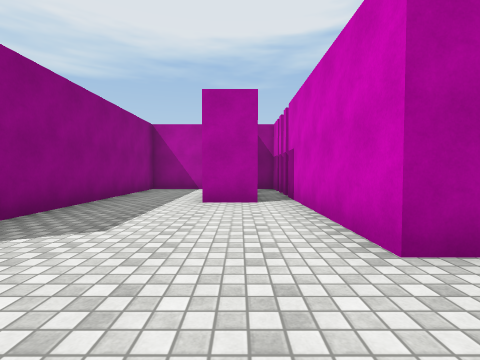
view 1 (above)

14 first-person views from a walk through a Unity game level. The camera is 1.2 m above the floor, tilts 2° down and sees 85° across. The floor is counted in squares, 2 m on a side. Each view is taken from the middle of a square. On the plan, view 1 faces up. The plan holds only what a view shows up to about 9 squares ahead; the rest is blank. The place goes on beyond the plan. Surface patterns are stand-ins for the level's own textures.

view 2
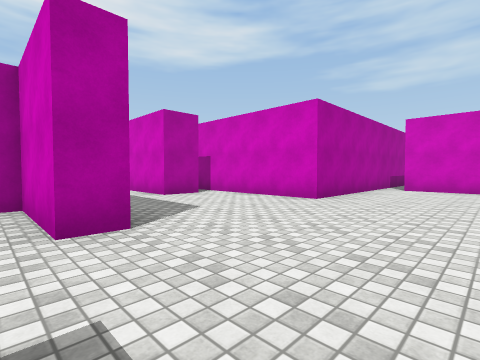

view 3
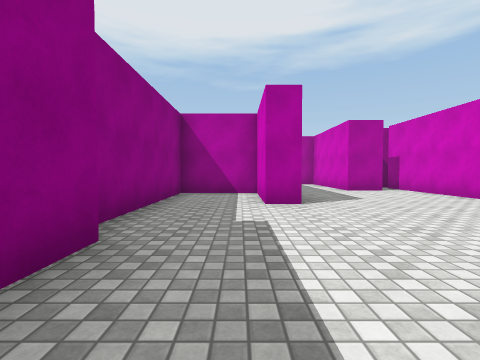

view 4
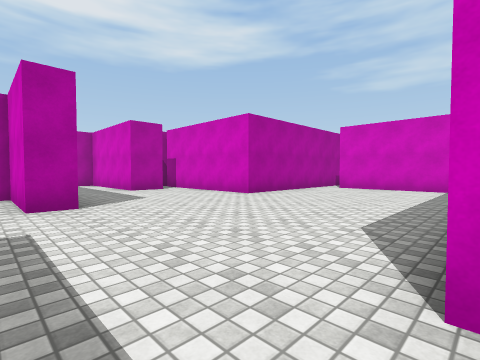

view 5
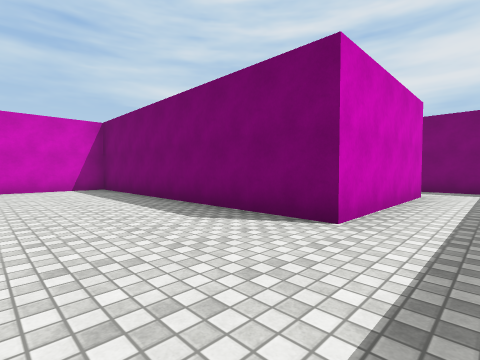

view 6
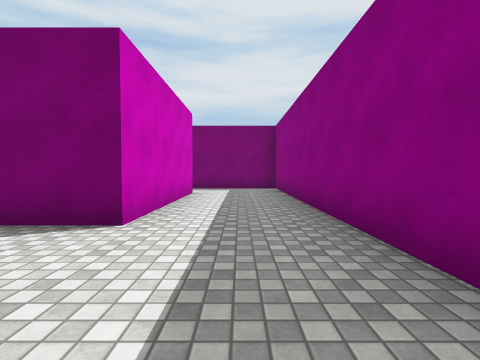

view 7
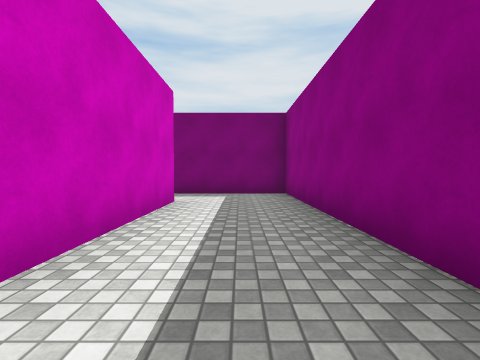

view 8
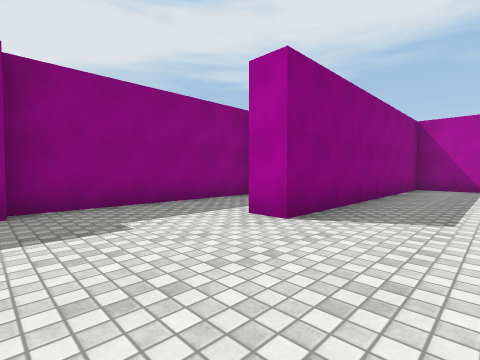

view 9
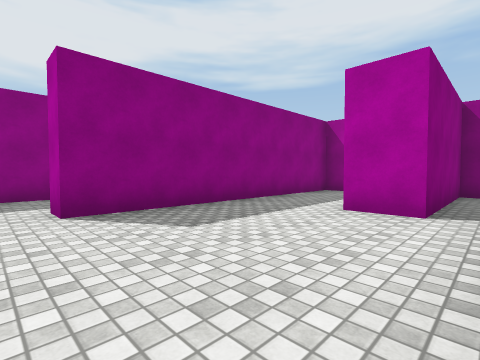

view 10
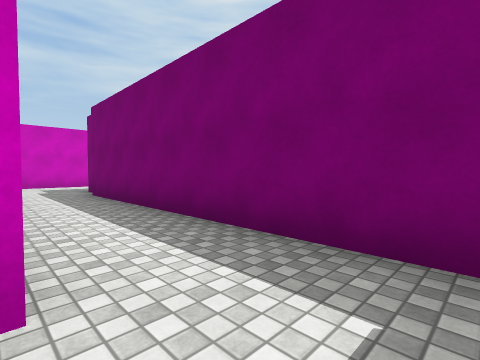

view 11
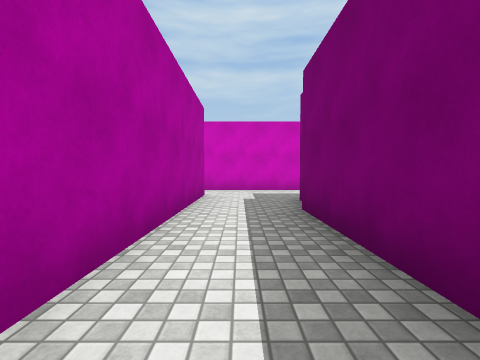

view 12
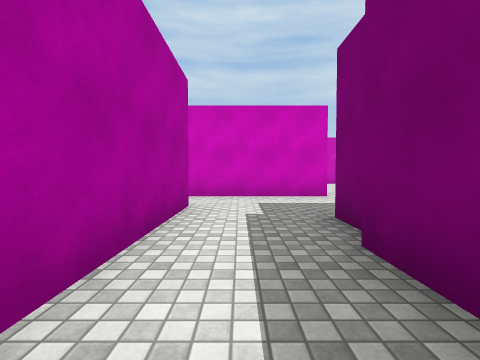

view 13
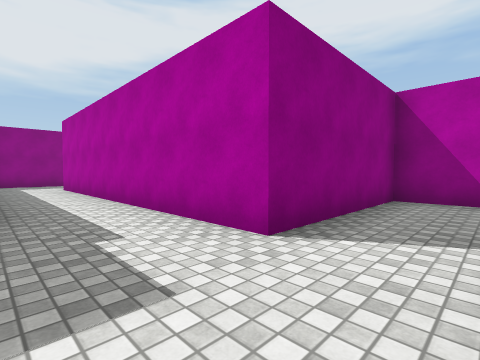

view 14
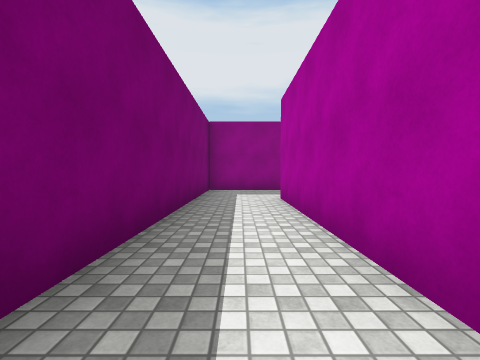

### Floor plan
Points are (right, up) in squares from view 1. A wall is a line through its corners. A room is listed if a view was taken in it or the views show most of it. See-through windows are left out.
Room 1 (views 1, 2, 3, 4, 5, 6, 7, 8, 9, 10)
walls: (-5.2, -0.8) (-5.2, -9) (-2.5, -9); (0.3, 5) (-0.7, 5) (-0.7, 7.1); (6, 1.7) (1.1, 1.7) (1.1, 6.1); (-2.7, -7.1) (-2.7, -2.9) (5.1, -2.9) (5.1, 1.1); (-1.1, 8.7) (-2.9, 8.7) (-2.9, 1.7) (-3.5, 1.7) (-3.5, 4.1) (-5.6, 4.1) (-5.6, -0.8)
ways out: opening at (-2, -8) to room 2
Room 2 (views 11, 12, 13, 14)
walls: (3.5, -9.2) (4, -9.2); (5.5, -7.1) (-2.7, -7.1); (7.2, -9.5) (7.2, -6.8); (-2.5, -9) (3.1, -9)
ways out: opening at (-2, -8) to room 1; opening at (6.5, -6.5)

Where each view was taken, in squares from view 1:
view 1: 0 up, 0 right, facing up
view 2: 1 down, 4 left, facing up-right
view 3: 3 down, 4 left, facing up
view 4: 3 down, 4 left, facing up-right
view 5: 0 up, 4 left, facing down-right
view 6: 0 up, 4 left, facing down
view 7: 2 down, 4 left, facing down
view 8: 1 down, 1 left, facing up-left
view 9: 1 up, 1 right, facing up-left
view 10: 7 down, 4 left, facing down-right
view 11: 8 down, 1 left, facing right
view 12: 8 down, 1 right, facing right
view 13: 9 down, 7 right, facing up-left
view 14: 8 down, 3 right, facing left
